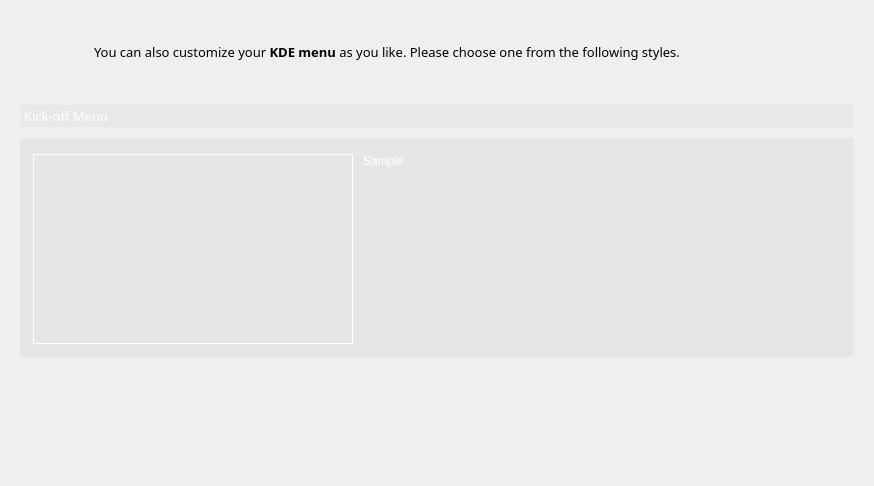
<?xml version="1.0" encoding="UTF-8"?>
<ui version="4.0">
 <class>menuWidget</class>
 <widget class="QWidget" name="menuWidget">
  <property name="geometry">
   <rect>
    <x>0</x>
    <y>0</y>
    <width>874</width>
    <height>486</height>
   </rect>
  </property>
  <property name="sizePolicy">
   <sizepolicy hsizetype="Expanding" vsizetype="Expanding">
    <horstretch>0</horstretch>
    <verstretch>0</verstretch>
   </sizepolicy>
  </property>
  <property name="windowTitle">
   <string>Menu</string>
  </property>
  <property name="styleSheet">
   <string notr="true"/>
  </property>
  <layout class="QGridLayout" name="gridLayout">
   <property name="margin">
    <number>20</number>
   </property>
   <property name="spacing">
    <number>0</number>
   </property>
   <item row="0" column="0">
    <widget class="QLabel" name="label">
     <property name="minimumSize">
      <size>
       <width>64</width>
       <height>64</height>
      </size>
     </property>
     <property name="maximumSize">
      <size>
       <width>64</width>
       <height>64</height>
      </size>
     </property>
     <property name="text">
      <string/>
     </property>
     <property name="pixmap">
      <pixmap resource="../data/kaptan.qrc">:/raw/pixmap/kde.png</pixmap>
     </property>
    </widget>
   </item>
   <item row="0" column="1">
    <widget class="QLabel" name="description">
     <property name="font">
      <font>
       <family>Sans Serif</family>
       <pointsize>10</pointsize>
      </font>
     </property>
     <property name="styleSheet">
      <string notr="true"/>
     </property>
     <property name="text">
      <string>You can also customize your &lt;b&gt;KDE menu&lt;/b&gt; as you like. Please choose one from the following styles.</string>
     </property>
     <property name="wordWrap">
      <bool>true</bool>
     </property>
     <property name="indent">
      <number>10</number>
     </property>
    </widget>
   </item>
   <item row="1" column="1">
    <spacer name="verticalSpacer_4">
     <property name="orientation">
      <enum>Qt::Vertical</enum>
     </property>
     <property name="sizeType">
      <enum>QSizePolicy::Fixed</enum>
     </property>
     <property name="sizeHint" stdset="0">
      <size>
       <width>20</width>
       <height>20</height>
      </size>
     </property>
    </spacer>
   </item>
   <item row="2" column="0" colspan="2">
    <widget class="QComboBox" name="menuStyles">
     <property name="font">
      <font>
       <family>Sans Serif</family>
       <pointsize>10</pointsize>
      </font>
     </property>
     <property name="styleSheet">
      <string notr="true"> QComboBox {
     border:1px solid  rgba(255, 255, 255, 30);
     border-radius:2px;
     padding: 1px 18px 1px 3px;
     min-width: 6em;
	 color: white;
 }

 QComboBox:editable {
     background: white;
 }

 QComboBox:!editable, QComboBox::drop-down:editable {
	/*background-color: qlineargradient(spread:pad, x1:0.5, y1:0, x2:0.5, y2:1, stop:0 rgba(132, 132, 132, 255), stop:0.501481 rgba(70, 70, 70, 255), stop:0.503057 rgba(62, 62, 62, 255), stop:1 rgba(16, 16, 16, 255));*/
    background-color:qlineargradient(spread:pad, x1:0, y1:0, x2:1, y2:0, stop:0 rgba(52, 52, 52, 10));
 }

 /* QComboBox gets the &quot;on&quot; state when the popup is open */
 QComboBox:!editable:on, QComboBox::drop-down:editable:on {
/*    background-color: qlineargradient(spread:pad, x1:0.5, y1:1, x2:0.5, y2:0, stop:0 rgba(129, 3, 3, 255), stop:0.0192308 rgba(160, 35, 25, 255), stop:0.521739 rgba(166, 35, 29, 255), stop:0.531585 rgba(184, 46, 40, 255), stop:0.983696 rgba(168, 78, 74, 255), stop:1 rgba(210, 110, 110, 255));*/
    background-color:qlineargradient(spread:pad, x1:0, y1:0, x2:1, y2:0, stop:0 rgba(52, 52, 52, 10));
 }

 QComboBox:on { /* shift the text when the popup opens */
     padding-top: 3px;
     padding-left: 4px;
 }

 QComboBox::drop-down {
     subcontrol-origin: padding;
     subcontrol-position: top right;
     width: 20px;
     border:0px solid  rgba(34, 49, 60, 100);
 }

 QComboBox::down-arrow {
	image: url(:/raw/pixmap/white-arrow-down.gif);
     /*image: url(/usr/share/icons/crystalsvg/16x16/actions/1downarrow.png);*/
 }

 QComboBox::down-arrow:on { /* shift the arrow when popup is open */
     top: 1px;
     left: 1px;
 }</string>
     </property>
     <item>
      <property name="text">
       <string>Kick-off Menu</string>
      </property>
     </item>
     <item>
      <property name="text">
       <string>Simple Menu</string>
      </property>
     </item>
     <item>
      <property name="text">
       <string>Lancelot Menu</string>
      </property>
     </item>
    </widget>
   </item>
   <item row="3" column="1">
    <spacer name="verticalSpacer">
     <property name="orientation">
      <enum>Qt::Vertical</enum>
     </property>
     <property name="sizeType">
      <enum>QSizePolicy::Fixed</enum>
     </property>
     <property name="sizeHint" stdset="0">
      <size>
       <width>10</width>
       <height>10</height>
      </size>
     </property>
    </spacer>
   </item>
   <item row="4" column="0" colspan="2">
    <widget class="QGroupBox" name="groupBox">
     <property name="minimumSize">
      <size>
       <width>0</width>
       <height>210</height>
      </size>
     </property>
     <property name="styleSheet">
      <string notr="true">#groupBox{
border: 0px;
background-color: rgba(0, 0, 0, 10);
border-radius: 4px;;
}</string>
     </property>
     <property name="title">
      <string/>
     </property>
     <property name="flat">
      <bool>true</bool>
     </property>
     <layout class="QHBoxLayout" name="horizontalLayout">
      <property name="spacing">
       <number>10</number>
      </property>
      <property name="margin">
       <number>10</number>
      </property>
      <item>
       <widget class="QLabel" name="pictureMenuStyles">
        <property name="sizePolicy">
         <sizepolicy hsizetype="Fixed" vsizetype="Fixed">
          <horstretch>0</horstretch>
          <verstretch>0</verstretch>
         </sizepolicy>
        </property>
        <property name="minimumSize">
         <size>
          <width>320</width>
          <height>190</height>
         </size>
        </property>
        <property name="maximumSize">
         <size>
          <width>320</width>
          <height>190</height>
         </size>
        </property>
        <property name="font">
         <font>
          <family>URW Gothic L</family>
          <pointsize>10</pointsize>
         </font>
        </property>
        <property name="styleSheet">
         <string notr="true">#pictureMenuStyles{
border: 1px solid rgb(255, 255, 255);
}</string>
        </property>
        <property name="frameShape">
         <enum>QFrame::NoFrame</enum>
        </property>
        <property name="text">
         <string/>
        </property>
        <property name="scaledContents">
         <bool>false</bool>
        </property>
        <property name="wordWrap">
         <bool>true</bool>
        </property>
       </widget>
      </item>
      <item>
       <widget class="QLabel" name="labelMenuDescription">
        <property name="sizePolicy">
         <sizepolicy hsizetype="Expanding" vsizetype="Preferred">
          <horstretch>0</horstretch>
          <verstretch>0</verstretch>
         </sizepolicy>
        </property>
        <property name="minimumSize">
         <size>
          <width>0</width>
          <height>0</height>
         </size>
        </property>
        <property name="font">
         <font>
          <pointsize>9</pointsize>
         </font>
        </property>
        <property name="styleSheet">
         <string notr="true">color: rgb(255, 255, 255)</string>
        </property>
        <property name="text">
         <string>Sample</string>
        </property>
        <property name="scaledContents">
         <bool>false</bool>
        </property>
        <property name="alignment">
         <set>Qt::AlignLeading|Qt::AlignLeft|Qt::AlignTop</set>
        </property>
        <property name="wordWrap">
         <bool>true</bool>
        </property>
        <property name="margin">
         <number>20</number>
        </property>
        <property name="indent">
         <number>0</number>
        </property>
       </widget>
      </item>
     </layout>
    </widget>
   </item>
   <item row="5" column="0" colspan="2">
    <spacer name="verticalSpacer_5">
     <property name="orientation">
      <enum>Qt::Vertical</enum>
     </property>
     <property name="sizeType">
      <enum>QSizePolicy::Expanding</enum>
     </property>
     <property name="sizeHint" stdset="0">
      <size>
       <width>834</width>
       <height>144</height>
      </size>
     </property>
    </spacer>
   </item>
  </layout>
 </widget>
 <resources>
  <include location="../data/kaptan.qrc"/>
 </resources>
 <connections/>
</ui>
